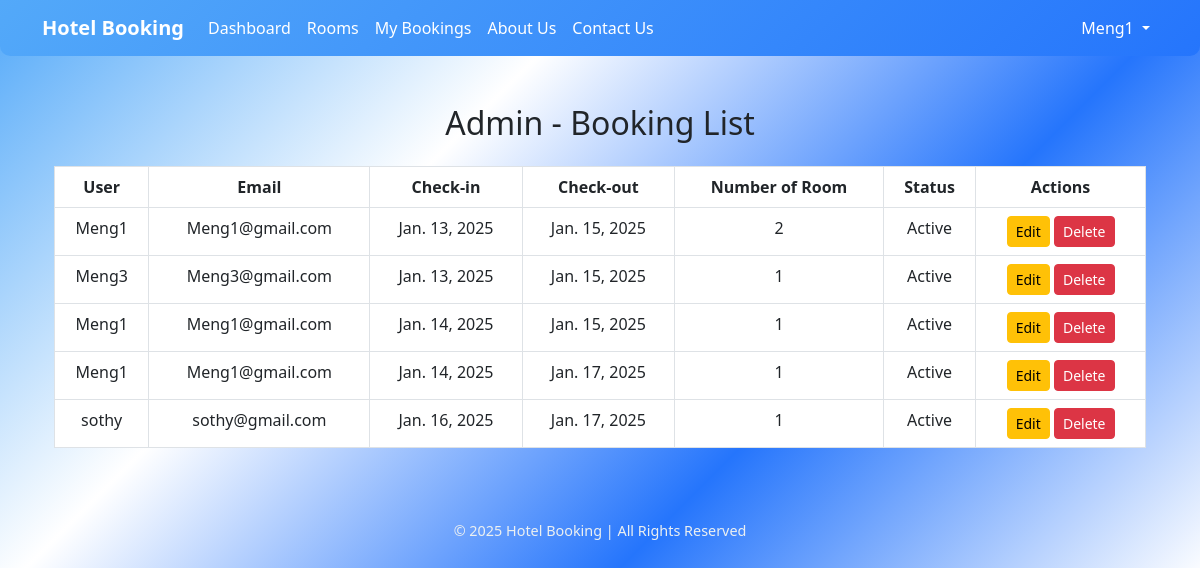
Page /admin-bookings/ (signed in) on the committed database.
### bookings/models.py (models this page shows, shortened)
class Booking(models.Model):
    user = models.ForeignKey(User, on_delete=models.CASCADE)
    room = models.ForeignKey(Room, on_delete=models.CASCADE)
    check_in = models.DateField()
    check_out = models.DateField()
    rooms_booked = models.PositiveIntegerField(default=1)

### bookings/views.py (the view)
# urls.py: path('admin-bookings/', views.admin_booking_list, name='admin_booking_list'),
@login_required
def admin_booking_list(request):
    bookings = Booking.objects.select_related('room', 'user').all()
    return render(request, 'bookings/admin_booking_list.html', {'bookings': bookings})

### bookings/templates/bookings/admin_booking_list.html (shortened to what this page needs)
{% extends 'bookings/main.html' %}
{% block content %}
<div class="container mt-5">
    <h2 class="text-center mb-4">Admin - Booking List</h2>
    <table class="table table-bordered text-center">
        <thead>
            <tr>
                <th>User</th>
                <th>Email</th>
                <th>Check-in</th>
                <th>Check-out</th>
                <th>Number of Room</th>
                <th>Status</th>
                <th>Actions</th>
            </tr>
        </thead>
        <tbody>
            {% for booking in bookings %}
            <tr>
                <td>{{ booking.user }}</td>
                <td>{{ booking.user.email }}</td>
                <td>{{ booking.check_in }}</td>
                <td>{{ booking.check_out }}</td>
                <td>{{ booking.rooms_booked }}</td>
                <td>
                    {% if booking.check_out < today %} Complete {% else %} Active {% endif %} </td>
                <td>
                    <a class="btn btn-warning btn-sm" href="{% url 'update_booking_admin' booking.id %}">Edit</a>
                    <a class="btn btn-danger btn-sm" href="{% url 'delete_booking_admin' booking.id %}">Delete</a>
                </td>
            </tr>
            {% empty %}
            <tr>
                <td colspan="8" class="text-center">No bookings available.</td>
            </tr>
            {% endfor %}
        </tbody>
    </table>
</div>
{% endblock %}

### bookings/templates/bookings/main.html (shortened to what this page needs)
<!DOCTYPE html>
<html lang="en">
<head>
    {% load static %}
    <link rel="stylesheet" href="{% static 'css/style.css' %}">
    <link rel="stylesheet" href="https://cdn.jsdelivr.net/npm/bootstrap@5.3.0-alpha1/dist/css/bootstrap.min.css">
</head>
<body>
    {% include 'bookings/navbar.html' %}
    <div class="container mt-4">
        {% block content %}{% endblock %}
    </div>
    <footer class="footer mt-5 py-4 text-center">
        <p>&copy; 2025 Hotel Booking | All Rights Reserved</p>
    </footer>
</body>
</html>

### bookings/templates/bookings/navbar.html (shortened to what this page needs)
<nav class="navbar navbar-expand  ">
    <div class="container">
        <a class="navbar-brand text-white fw-bold">Hotel Booking</a>
        <div class="collapse navbar-collapse" id="navbarNav">
            <ul class="navbar-nav me-auto">
                {% if user.is_authenticated %}
                {% if user.is_staff %}
                <li class="nav-item"><a class="nav-link text-white" href="{% url 'admin_dashboard' %}">Admin
                        Dashboard</a></li>
                {% else %}
                <li class="nav-item"><a class="nav-link text-white" href="{% url 'dashboard' %}"> Dashboard</a></li>
                <li class="nav-item"><a class="nav-link text-white" href="{% url 'room_list' %}">Rooms</a></li>
                <li class="nav-item"><a class="nav-link text-white" href="{% url 'my_bookings' %}">My Bookings</a></li>
                <li class="nav-item"><a class="nav-link text-white" href="{% url 'about_us' %}">About Us</a></li>
                <li class="nav-item"><a class="nav-link text-white" href="{% url 'contact_us' %}">Contact Us</a></li>
                {% endif %}
                {% endif %}
            </ul>
            <ul class="navbar-nav">
                {% if user.is_authenticated %}
                <li class="nav-item dropdown">
                    <a class="nav-link dropdown-toggle text-white" href="#" id="userDropdown" role="button"
                        data-bs-toggle="dropdown" aria-expanded="false">
                        {{ user.username }}
                    </a>
                </li>
                {% else %}
                <li class="nav-item"><a class="nav-link text-white" href="{% url 'login' %}">Login</a></li>
                <li class="nav-item"><a class="nav-link text-white" href="{% url 'register' %}">Register</a></li>
                {% endif %}
            </ul>
        </div>
    </div>
</nav>

### bookings/static/css/style.css (style rules this page uses)
body { background: linear-gradient(135deg, #53a9f9, #ffffff, #2575fc, #fff); font-family: "Roboto", sans-serif; color: #333; margin: 0; padding: 0; }
.navbar { background: linear-gradient(135deg, #53a9f9, #2575fc); color: skyblue; padding: 20px; border-radius: 0 0 10px 10px; }
.navbar-brand { font-size: 1.8rem; color: #280d93 !important; font-weight: bold; }
.nav-link { color: #162ca6 !important; font-weight: 500; transition: color 0.3s ease-in-out; }
.footer { color: #ecf0f1; padding: 20px; text-align: center; font-size: 0.9rem; }

### rows in the picture
Booking: user "Meng1", user.email "Meng1@gmail.com", check_in "Jan. 13, 2025", check_out "Jan. 15, 2025", rooms_booked "2", shows "Active"
Booking: user "Meng3", user.email "Meng3@gmail.com", check_in "Jan. 13, 2025", check_out "Jan. 15, 2025", rooms_booked "1", shows "Active"
Booking: user "Meng1", user.email "Meng1@gmail.com", check_in "Jan. 14, 2025", check_out "Jan. 15, 2025", rooms_booked "1", shows "Active"
Booking: user "Meng1", user.email "Meng1@gmail.com", check_in "Jan. 14, 2025", check_out "Jan. 17, 2025", rooms_booked "1", shows "Active"
Booking: user "sothy", user.email "sothy@gmail.com", check_in "Jan. 16, 2025", check_out "Jan. 17, 2025", rooms_booked "1", shows "Active"

### other values in the picture
{{ user.username }} "Meng1"
